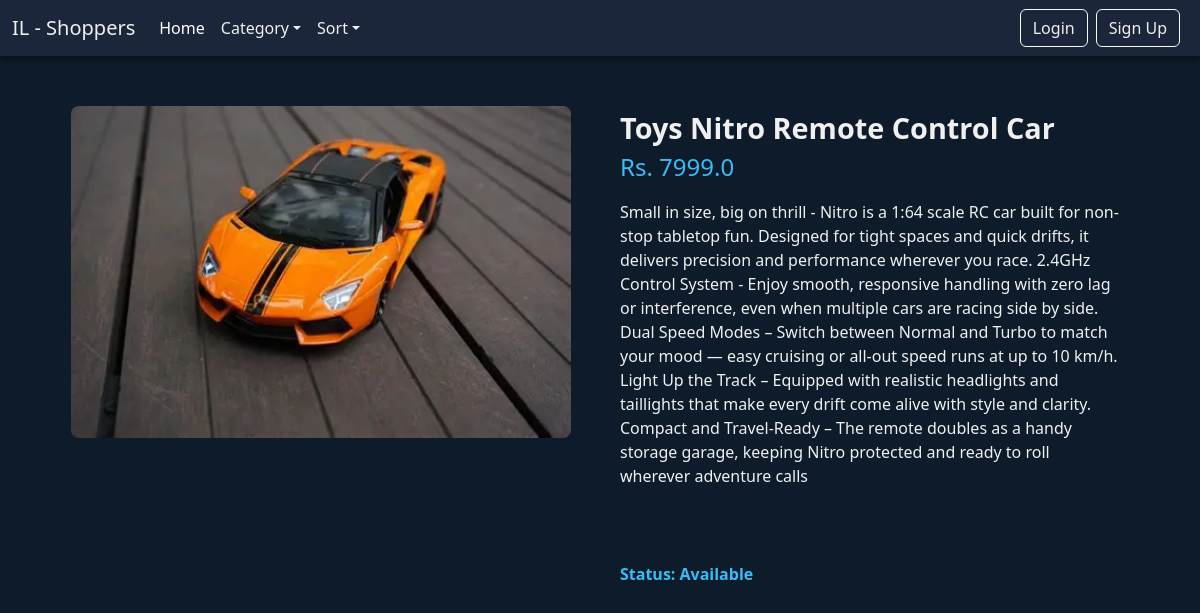
Screenshot of /singleproduct/1 with the database file from the repository.
### app1/models.py (models this page shows, shortened)
class product(models.Model):
    pname=models.CharField(max_length=30)
    catid=models.ForeignKey(category,on_delete=models.CASCADE)
    pimg=models.ImageField(upload_to="photos")
    price=models.FloatField()
    description=models.TextField()
    status=models.CharField(max_length=15,default='available')
    sellerid=models.ForeignKey(RegisterModel,on_delete=models.CASCADE)
    color = models.ManyToManyField(color, blank=True)

### app1/views.py (the view)
# urls.py: path('singleproduct/<int:id>',views.singleproduct),
def singleproduct(request,id):
    product1 = product.objects.get(id=id)
    col = color.objects.all()
    context = {
        'product':product1,
        'color':col,
    }
    return render(request, 'singleproduct.html',context)

### app1/templates/singleproduct.html (shortened to what this page needs)
<!DOCTYPE html>
<html lang="en">
<head>
  <link href="https://cdn.jsdelivr.net/npm/bootstrap@5.3.0-alpha3/dist/css/bootstrap.min.css" rel="stylesheet">
</head>
<body>
{% include 'nav.html'%}
  <div class="product-page container">
    <div class="product-image">
      <img id="mainImage" src="/media/{{product.pimg}}" hight="550px" width='500px' alt="Product Image">
    </div>
    <div class="product-details">
      <span class="product-name">{{product.pname}}</span>
      <div class="product-price">Rs. {{product.price}}</div>
      <div class="product-description">
        <p>{{product.description}}</p>
      </div>
      <br><br>
<form action="/insertcart" method="post" enctype="multipart/form-data">
      <div class="status available">Status: Available</div>
  </form>
    </div>
  </div>
  <link href="https://cdn.jsdelivr.net/npm/bootstrap-icons/font/bootstrap-icons.css" rel="stylesheet">
</body>
</html>

### app1/templates/singleproduct.html (style rules this page uses)
body { background-color: #0d1b2a; color: #f0f0f0; }
.product-page { display: flex; flex-wrap: wrap; gap: 20px; margin-top: 50px; }
.product-image { width: 50%; text-align: center; }
.product-image img { max-width: 100%; height: auto; border-radius: 8px; }
.product-details { width: 45%; color: #f0f0f0; }
.product-name { font-size: 1.8rem; font-weight: bold; }
.product-price { font-size: 1.5rem; color: #38bdf8; }
.product-description { font-size: 1rem; margin-top: 15px; }
.status { font-weight: bold; margin-top: 10px; }
.status.available { color: #38bdf8; }
.product-page { margin-top: 50px; }

### rows the page displays
product: pimg (picture), pname "Toys Nitro Remote Control Car", price "7999.0", description "Small in size, big on thrill - Nitro is a 1:64 scale RC car built for non-stop tabletop fun. Designed for tight spaces and quick drifts, it delivers precision and performance wherever you race. 2.4GHz Control System - Enjoy smooth, responsive handling with zero lag or interference, even when multiple cars are racing side by side. Dual Speed Modes – Switch between Normal and Turbo to match your mood — easy cruising or all-out speed runs at up to 10 km/h. Light Up the Track – Equipped with realistic headlights and taillights that make every drift come alive with style and clarity. Compact and Travel-Ready – The remote doubles as a handy storage garage, keeping Nitro protected and ready to…"
